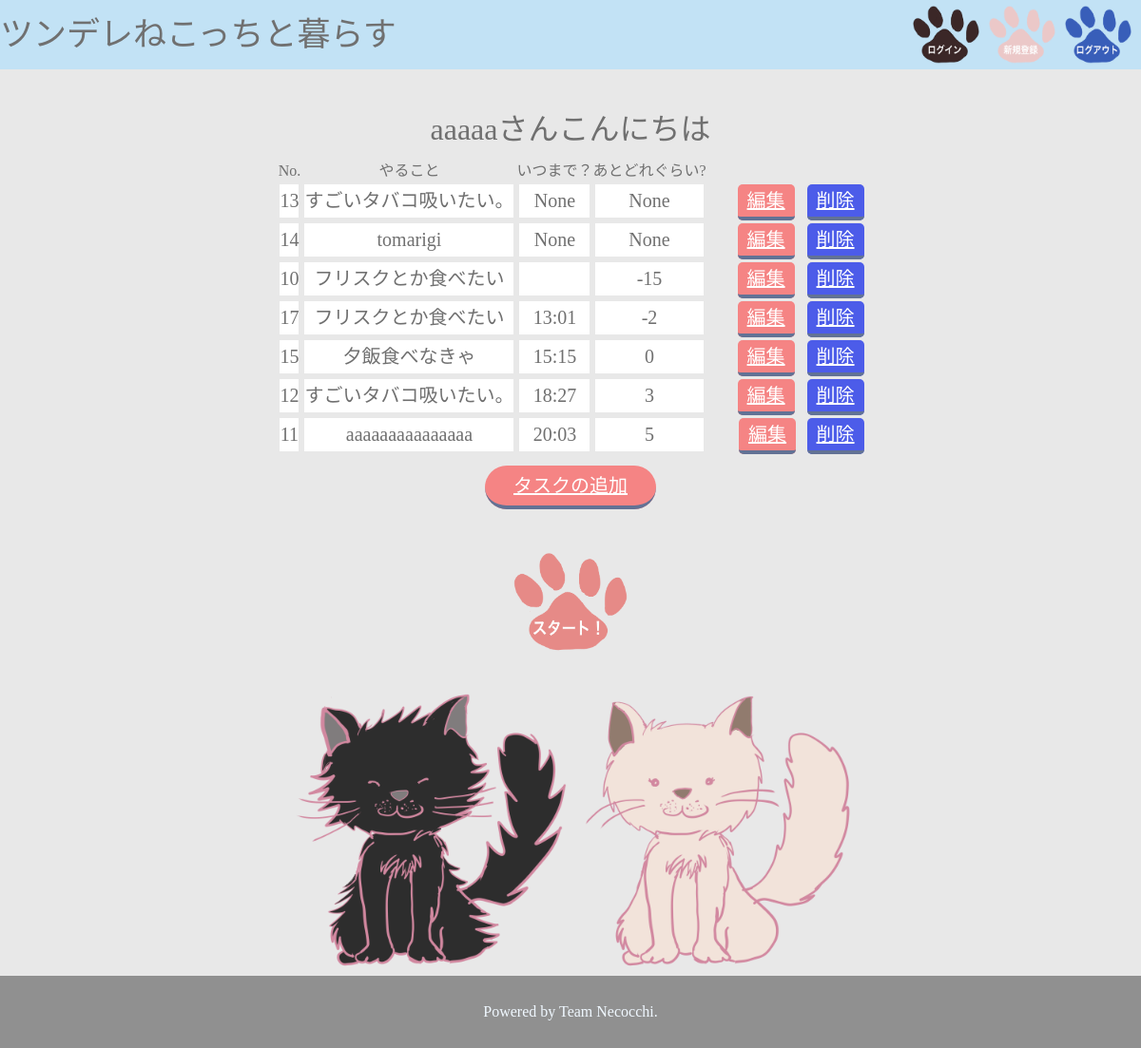
Page /list (signed in) on the earlier database version.
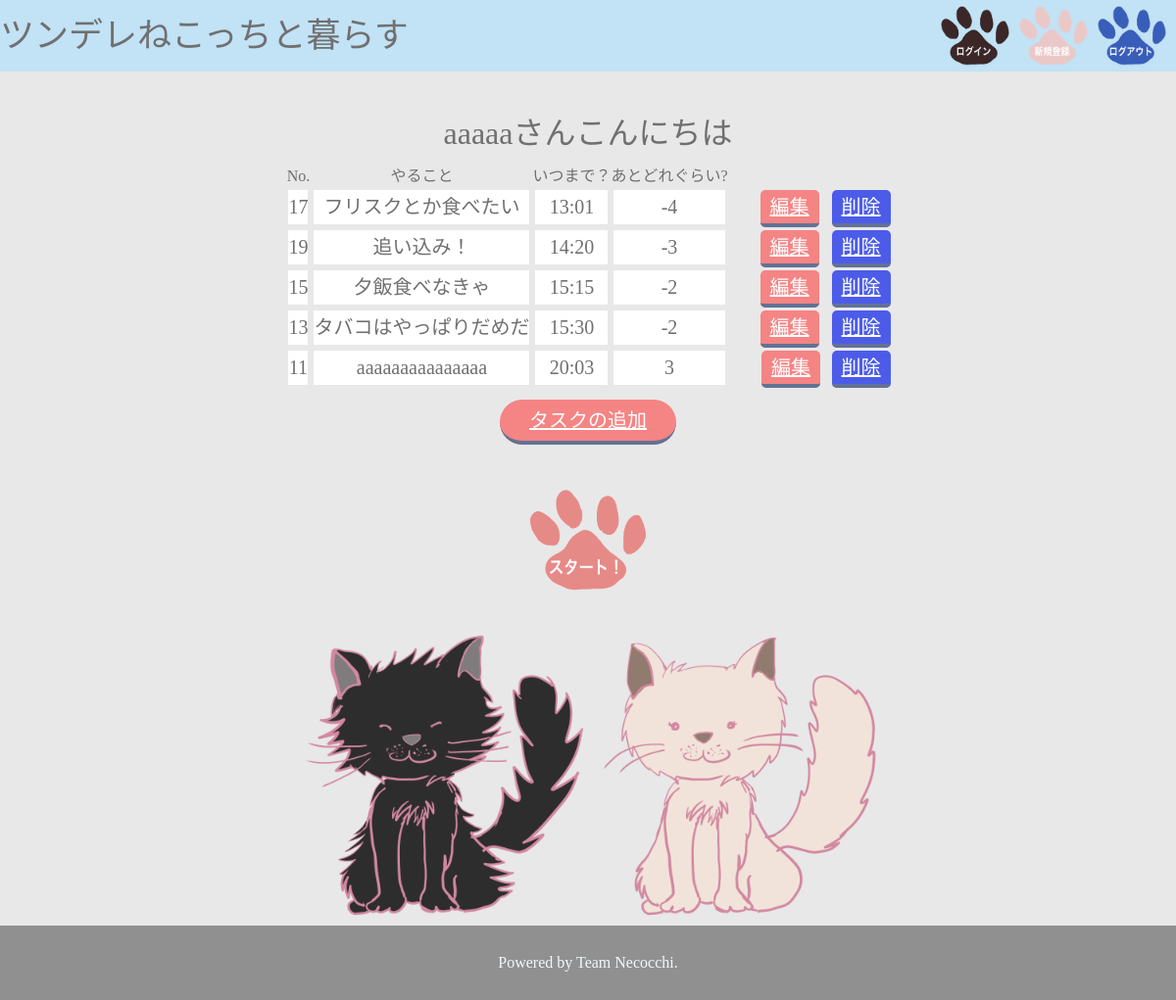
Same page on the later database version.
### tables this page shows
CREATE TABLE "users" (
	"id"	INTEGER,
	"name"	TEXT,
	"password"	INTEGER,
	"email_address"	INTEGER,
	PRIMARY KEY("id" AUTOINCREMENT)
);

CREATE TABLE "task" (
	"id"	INTEGER,
	"task"	TEXT,
	"time"	INTEGER,
	"user_id"	INTEGER,
	"now_time"	INTEGER,
	"left_time"	INTEGER,
	PRIMARY KEY("id" AUTOINCREMENT)
);

### necocchi.py (the view)
@app.route('/list')
def list():
    if 'user_id' in session:
        user_id = session['user_id']
        now = datetime.now()
        now_onlytime = now.strftime("%H:%M")
        conn = sqlite3.connect('necocchi.db')
        c = conn.cursor()
        c.execute("SELECT name from users where id = ?", (user_id,))
        user_name = c.fetchone()[0]
        c.execute("UPDATE task SET now_time = ?", (now_onlytime,))
        conn.commit()
        c.execute("UPDATE task SET left_time = time - now_time")
        conn.commit()
        c.execute(
            "SELECT id, task, time, left_time FROM task where user_id = ? ORDER BY time ASC", (user_id,))
        tasklist = []
        for row in c.fetchall():
            tasklist.append(
                {"id": row[0], "task": row[1], "time": row[2], "left_time": row[3]})
        c.close()
        return render_template('list.html', html_tasklist=tasklist, user_name=user_name)
    else:
        return redirect('/login')

### templates/list.html
<!DOCTYPE html>
{% extends 'base.html' %}
{% block content %}
<p class = "user_name">{{user_name}}さんこんにちは</p>
<table class= "todo" border ="1">
    <td>No.</td>
    <td>やること</td>
    <td>いつまで？</td>
    <td>あとどれぐらい?</td>
    <div>
        {% for item in html_tasklist %}
        <tr>
            <td class="td">{{item["id"]}}</td>
            <td class="td">{{item["task"]}}</td>
            <td class="td">{{item["time"]}}</td>
            <td class="td">{{item["left_time"]}}</td>
            <td><a href="/edit/{{item['id']}}" class="botan botan_position">編集</a></td>
            <td><a href="/delete/{{item['id']}}" class="botan b_color">削除</a></td>
        </tr>
        {% endfor %}
    </div>
</table>
<div class= "listbtn">
<a href="/add" class="buton taskadd_size">タスクの追加</a><br>
<a href="/hearing"> <img class = "necocchi_time" src="../static/img/start.png" alt=""></a>
</div>
<div class="imgs">
<div class="tun_img">
    <img src="../static/img/tun.png" alt="">
</div>
<div class="dele_img">
    <img src="../static/img/dele.png" alt="">
</div>
</div>
{% endblock %}

### templates/base.html (shortened to what this page needs)
<!DOCTYPE html>
<html lang="en">
<head>
    <link rel="stylesheet" type="text/css" media="screen and ( min-width:769px )" href="../static/css/style-pc.css">
	<link rel="stylesheet" type="text/css" media="screen and ( max-width:768px )" href="../static/css/style-sp.css">
</head>
<body>
    <div class="wrapper">
    <header>
        <div class="header">
            <p class="logo">ツンデレねこっちと暮らす</p>
            <a href="/login"><img src="../static/img/header_login.png" alt=""></a>
            <a href="/regist"><img src="../static/img/header_regist.png" alt=""></a>
            <a href="/logout"><img src="../static/img/logout.png" alt=""></a>
        </div>
    </header>
    {% block content %}
    {% endblock %}
    </div>
</body>
<footer>
    <div class="footer">
        <p class="copyright"> Powered by Team Necocchi.</p>
    </div>
</footer>
</html>

### static/css/style-pc.css (style rules this page uses)
html, body, div, span, applet, object, iframe, h1, h2, h3, h4, h5, h6, p, blockquote, pre, a, abbr, acronym, address, big, cite, code, del, dfn, em, img, ins, kbd, q, s, samp, small, strike, strong, sub, sup, tt, var, b, u, i, center, dl, dt, dd, ol, ul, li, fieldset, form, label, legend, table, caption, tbody, tfoot, thead, tr, th, td, article, aside, canvas, details, embed, figure, figcaption, footer, header, hgroup, menu, nav, output, ruby, section, summary, time, mark, audio, video { margin: 0; padding: 0; border: 0; font-size: 100%; font: inherit; vertical-align: baseline; }
article, aside, details, figcaption, figure, footer, header, hgroup, menu, nav, section { display: block; }
body { line-height: 1; }
table { border-collapse: collapse; border-spacing: 0; }
body { background-color: #e8e8e8; }
.buton { width: 120px; height: 50px; background-color: #f58484; border: none; border-bottom: solid 4px #627295; border-radius: 25px; cursor: pointer; color: white; font-size: 20px; }
.header { display: flex; background-color: #c2e2f5; position: fixed; width: 100%; top: 0; }
.header img { width: 70px; height: 70px; padding-right: 10px; }
.header .logo { display: flex; align-items: center; margin-right: 500px; width: 100%; font-size: 35px; color: #707070; }
.copyright { width: 100%; background-color: #909090; color: aliceblue; text-align: center; padding: 30px 0; }
.wrapper { min-height: 80vh; position: relative; box-sizing: border-box; }
.footer { bottom: 0; width: 100%; }
.user_name { margin-top: 120px; margin-bottom: 20px; text-align: center; }
.todo { margin: auto; text-align: center; }
.listbtn { margin: auto; text-align: center; margin-top: 20px; }
.tun_img img { width: 300px; display: inline-flex; }
.dele_img img { width: 300px; display: inline-flex; }
.imgs { width: 600px; margin: auto; display: flex; text-align: center; }
.necocchi_time { width: 120px; margin: 50px auto 30px auto; }
.user_name { font-size: 32px; color: #707070; }
.botan { width: 120px; height: 45px; background-color: #f58484; border: none; border-bottom: solid 4px #627295; border-radius: 5px; cursor: pointer; color: white; font-size: 20px; padding: 6px 10px; margin-bottom: 5px; }
.botan_position { margin-left: 30px; }
.b_color { background-color: #4c5ce9; margin-left: 10px; }
td { color: #707070; }
.td { background-color: white; border: 6px #e8e8e8 solid; color: #707070; font-size: 20px; line-height: 35px; }
.taskadd_size { padding: 10px 30px; }

Differences in the rows shown:
removed task: id "14", task "tomarigi", time "None", left_time "None"
removed task: id "10", task "フリスクとか食べたい", left_time "-15"
removed task: id "12", task "すごいタバコ吸いたい。", time "18:27", left_time "3"
changed task "フリスクとか食べたい": left_time "-2" → "-4"
added task: id "19", task "追い込み！", time "14:20", left_time "-3"
changed task "夕飯食べなきゃ": left_time "0" → "-2"
changed task id 13: task "すごいタバコ吸いたい。" → "タバコはやっぱりだめだ"; time "None" → "15:30"; left_time "None" → "-2"; moves down the list
changed task "aaaaaaaaaaaaaaa": left_time "5" → "3"
